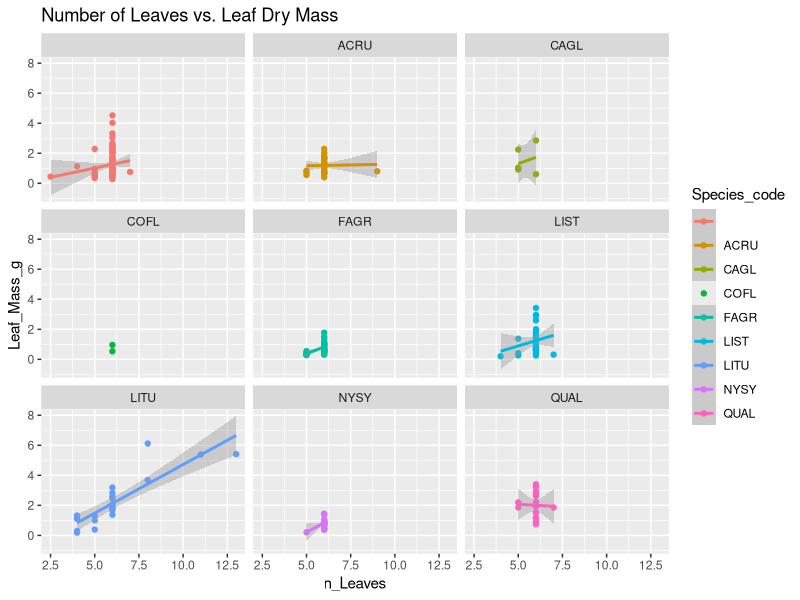
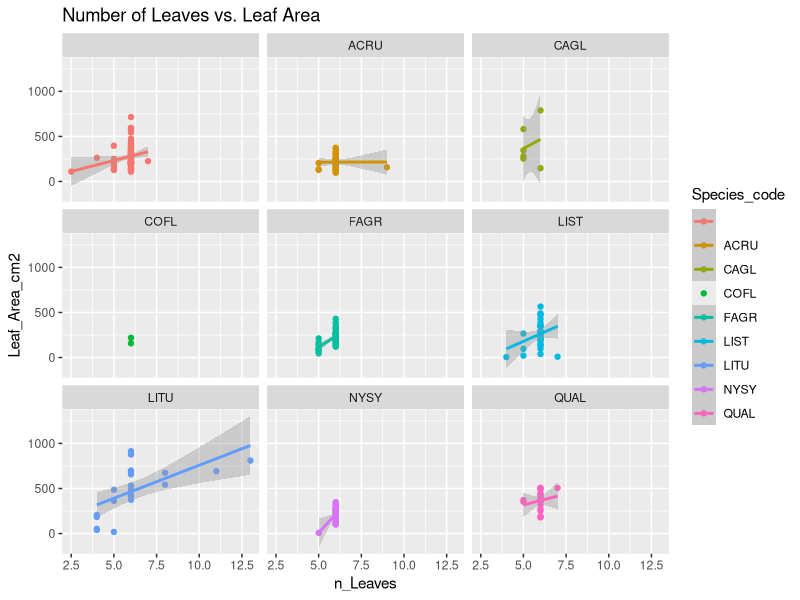
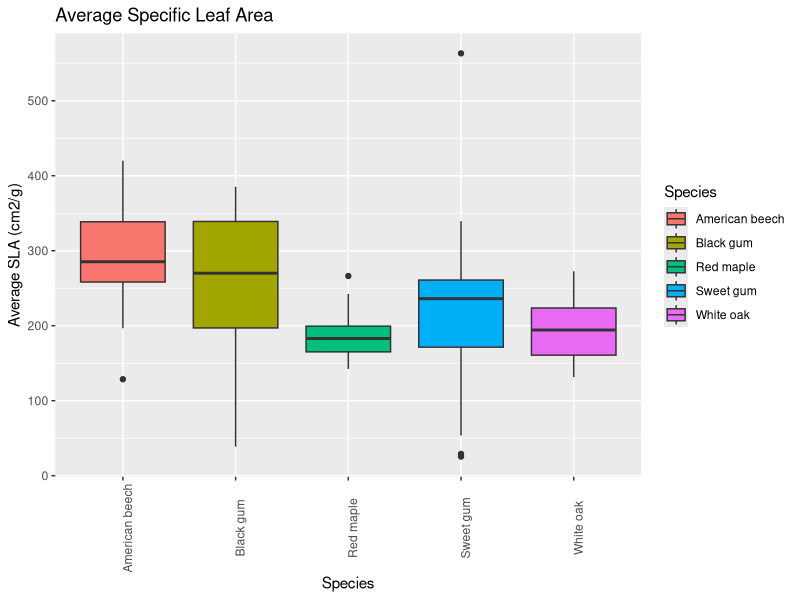
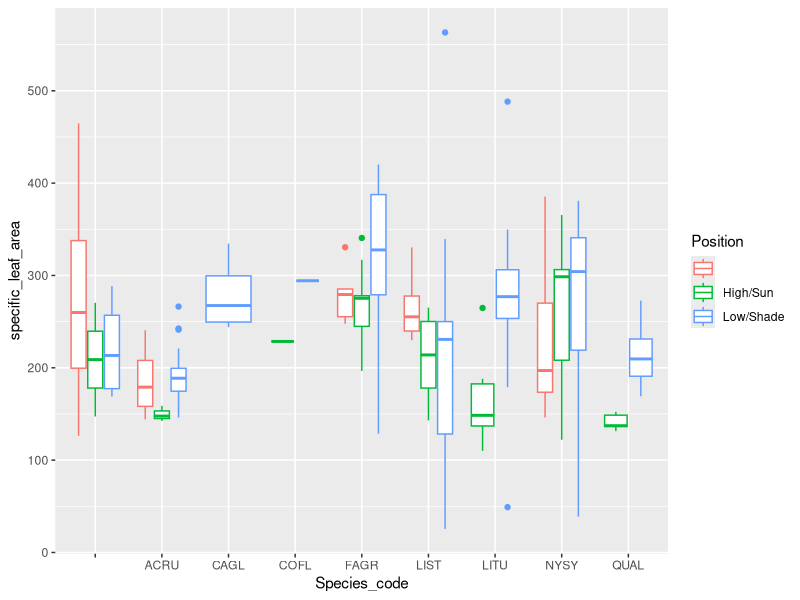
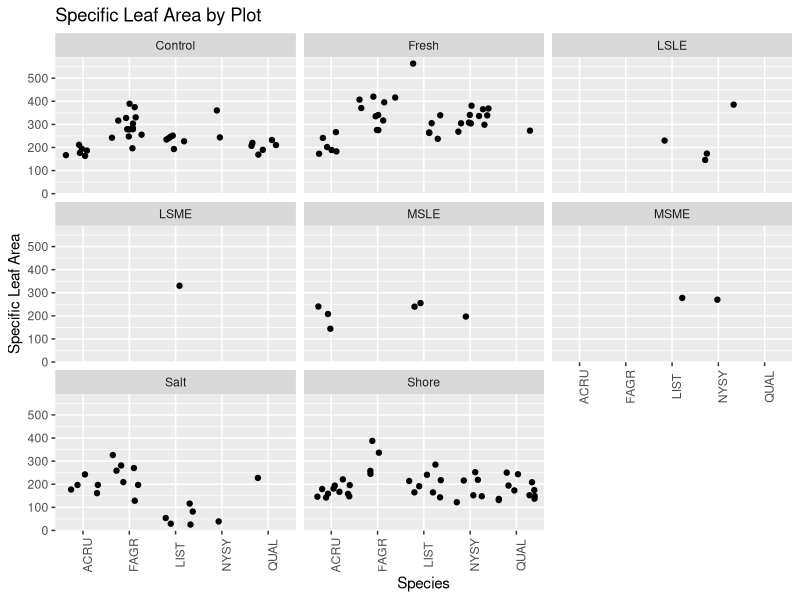
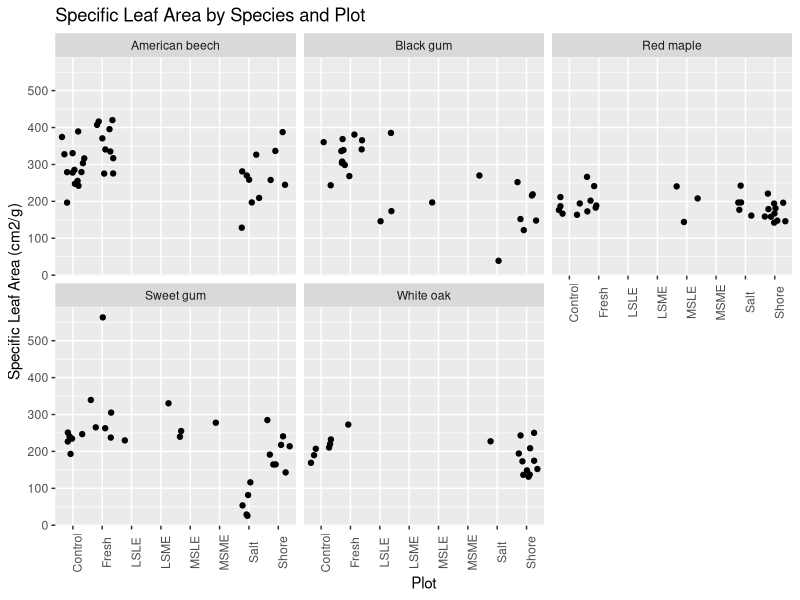
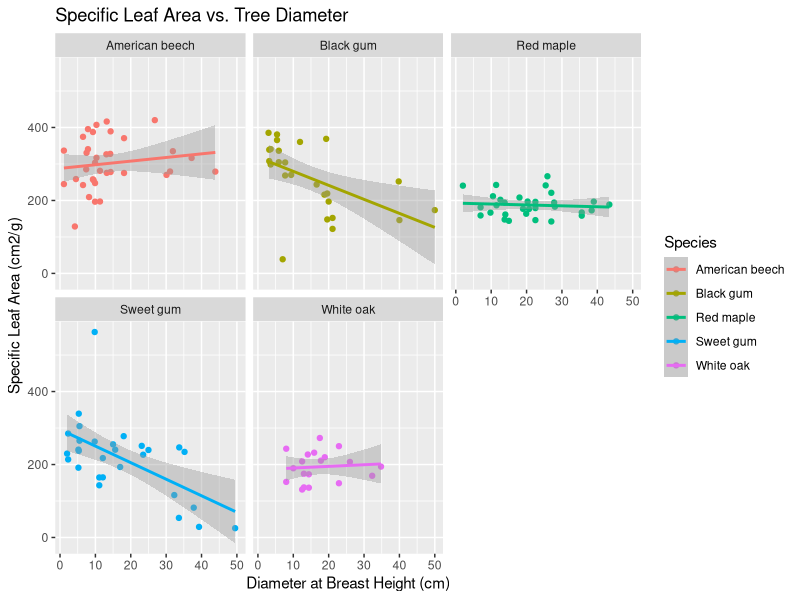

R code for these plots, in order:
## ---- chunk 1
knitr::opts_chunk$set(echo = TRUE)
## ---- chunk 2
## Load necessary packages
library(dplyr)
library(tidyr)
library(readr)
library(knitr)
library(ggrepel)
library(ggplot2)
library(cowplot)
## ---- chunk 3
## ----- Read in the SLA csv -----
sla <- read.csv("SLA Data.csv", stringsAsFactors = FALSE) %>% 
  mutate(Tag = as.character(Tag))
## ----- SLA Calculation -----
sla <- sla %>% 
  mutate(specific_leaf_area = round(Leaf_Area_cm2 / Leaf_Mass_g, 3)) 
## ---- chunk 4
## ----- Join with inventory data -----

## Read in the storm surge inventory data
ss_inventory <- read.csv("ss-inventory.csv", stringsAsFactors = FALSE) %>% 
  select(Plot, Species_code, Tag, DBH) %>% 
  mutate(Tag = as.character(Tag))
summary(ss_inventory)

## The 'shore' plot at GCREW overlaps with the PREMIS-ghg HSLE plot,
## so use that inventory data too
inventory <- read.csv("inventory.csv", stringsAsFactors = FALSE) %>% 
  select(Plot, Tag, Species_code, DBH = DBH_cm_2019) %>% 
  filter(Plot == "HSLE") %>%  # GCREW only
  mutate(Plot = "Shore") %>% 
  bind_rows(ss_inventory)

# Create new dataset with plot, species, and tag columns
# by joining with the storm surge inventory data
sla %>% 
  left_join(inventory, by = "Tag") %>% 
  # if NA DBH, then get information from what we measured in field
  mutate(DBH = if_else(is.na(DBH), No_Tag_DBH, DBH),
         Species_code = if_else(is.na(Species_code), No_Tag_Species_code, Species_code),
         Plot = if_else(is.na(Plot), No_Tag_Plot, Plot)) %>% 
  # We only want four letter species codes
  mutate(Species_code = substr(Species_code, 1,4)) ->
  sla_joined
# NEW: Want ONLY ACRU, FAGR, LIST, NYSY, QUAL species!
sla_joined_simple <- sla_joined %>% 
  filter(Species_code %in% c("ACRU", "FAGR", "LIST", "NYSY", "QUAL"))

# At this point there should be NO data with an NA for Plot or DBH or Species_code
# Warn if this occurs
if(any(is.na(sla_joined_simple$DBH))) {
  warning("We still have unmatched trees!")  
}
if(any(sla_joined_simple$Species_code == "")) {
  warning("We have blank species codes!")  
}

## Join sla_joined_simple with plot species_codes
species_codes <- read.csv(file = "Design/species_codes.csv", stringsAsFactors = FALSE) 
sla_joined_names <- left_join(sla_joined_simple, species_codes, by = "Species_code")
## ---- chunk 5

## leaves vs mass
leaves_vs_mass <- sla_joined %>% 
  ggplot(aes(n_Leaves, Leaf_Mass_g, color = Species_code)) +
  geom_point() +
  facet_wrap(~Species_code) +
  geom_smooth(method = lm) +
  labs(title = "Number of Leaves vs. Leaf Dry Mass")
print(leaves_vs_mass)

## leaves vs area
leaves_vs_area <- sla_joined %>% 
  ggplot(aes(n_Leaves, Leaf_Area_cm2, color = Species_code)) +
  geom_point() +
  facet_wrap(~Species_code) +
  geom_smooth(method = lm) + 
  labs(title = "Number of Leaves vs. Leaf Area")
print(leaves_vs_area)

## ---- chunk 6
#SLA Box Plot
sla_averages_plot <- sla_joined_names %>% 
  ggplot(aes(Species_common, specific_leaf_area)) +
  labs(title = "Average Specific Leaf Area", x = "Species", y = "Average SLA (cm2/g)") +
  geom_boxplot(aes(fill = Species_common)) + 
  #geom_text(aes(label = round(Specific, 2)), vjust = 1.6, size = 3.3) +
  theme(axis.text.x = element_text(angle = 90)) +
  guides(fill=guide_legend(title="Species"))
print(sla_averages_plot)

sla_joined %>% 
  ggplot(aes(Species_code, specific_leaf_area, color = Position)) +
  geom_boxplot()
## ---- chunk 7
sla_by_plot <- sla_joined_names %>% 
  ggplot(aes(Species_code, specific_leaf_area)) +
  geom_jitter() +
  facet_wrap(~Plot) +
  theme(axis.text.x = element_text(angle = 90)) +
  labs(title = "Specific Leaf Area by Plot", x = "Species", y = "Specific Leaf Area")
print(sla_by_plot)
## ---- chunk 8
sla_by_species <- sla_joined_names %>%
  ggplot(aes(Plot, specific_leaf_area)) +
  geom_jitter() +
  facet_wrap(~Species_common) +
  theme(axis.text.x = element_text(angle = 90)) +
  labs(title = "Specific Leaf Area by Species and Plot", y = "Specific Leaf Area (cm2/g)")
print(sla_by_species)
## ---- chunk 9
sla_vs_dbh <- sla_joined_names %>% 
  ggplot(aes(DBH, specific_leaf_area, color = Species_common)) +
  geom_point() + 
  facet_wrap(~Species_common) +
  geom_smooth(method = "lm") +
  labs(title = "Specific Leaf Area vs. Tree Diameter", y = "Specific Leaf Area (cm2/g)", x = "Diameter at Breast Height (cm)",
       color = "Species")
print(sla_vs_dbh)
